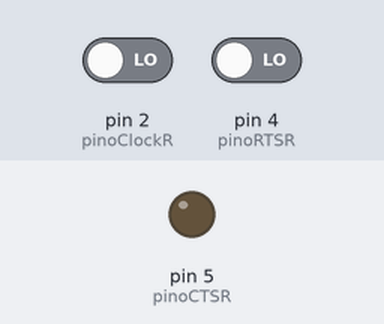
Bench run of a sketch on a simulated Arduino Uno, built with avr-gcc and run on an emulated ATmega328P. On the bench: output pins drawn as LEDs (lit = HIGH). The test bench sets the inputs (shaded band); at power-on: pin 4 (pinoRTSR) LOW, pin 2 (pinoClockR) LOW. What the sketch prints to the serial monitor is not drawn.

Above: at 1.2 s.
1.3 s: pin 4 (pinoRTSR) driven HIGH
At 1.9 s:
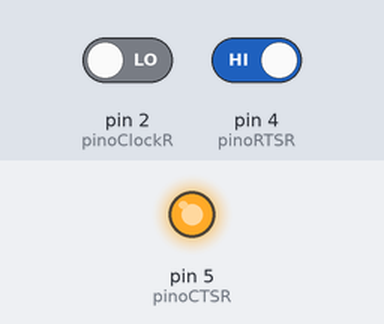
2.8 s: pin 4 (pinoRTSR) driven LOW
At 3.6 s:
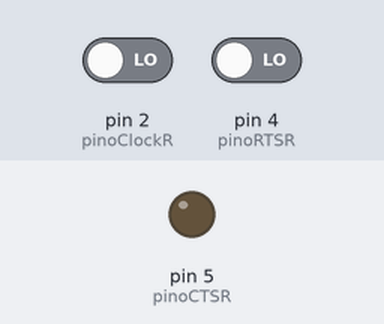
Timing chart, 0 to 5.8 s (numbered marks = the images above; inputs shaded):
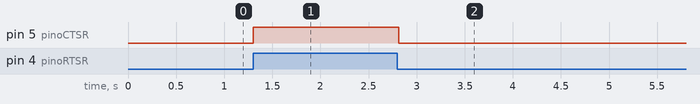

Measured:
- after the input at 1.3 s, pin 5 (pinoCTSR): LOW → HIGH at once
- after the input at 2.8 s, pin 5 (pinoCTSR): HIGH → LOW at once

The sketch:

Receptor.ino
```cpp
// ==========================================
// TRABALHO REALIZADO POR:
// Adhemar Molon Neto
// Jorge Augusto Salgado Salhani
// Laura Neri Thomaz da Silva
//
// LINK DO VÍDEO DE APRESENTAÇÃO:
// https://youtu.be/5XR75sju2yo
//
// REPOSITORIO GITHUB:
// https://github.com/jorgesalhani/computerNetworksTeam
// ==========================================

#include "Temporizador.h" // Incluído por padronização, embora não seja estritamente necessário para o Receptor Paridade Par neste protocolo específico.

// ==========================================
// CÓDIGO DO RECEPTOR (Paridade Par)
// ==========================================
const int pinoClockR = 2;  // Pino 2 (Usa a Interrupção Externa 0 no Uno)
const int pinoRTSR   = 4;  // Recebe o sinal RTS do Emissor
const int pinoCTSR   = 5;  // Envia o sinal CTS para o Emissor
const int pinoRXR    = 13; // Recebe os dados bit a bit (Obrigatório)

// Variáveis voláteis, pois são modificadas dentro da rotina de interrupção (ISR)
volatile byte dadoRecebido = 0;
volatile byte paridadeRecebida = 0;
volatile int bitAtualR = 0;
volatile bool recebendo = false;

void setup() {
  Serial.begin(9600);

  // Configuração das portas
  pinMode(pinoClockR, INPUT);
  pinMode(pinoRTSR, INPUT);
  pinMode(pinoCTSR, OUTPUT);
  pinMode(pinoRXR, INPUT);

  // Estado inicial de repouso (Receptor não está pronto ainda)
  digitalWrite(pinoCTSR, LOW);

  // Atrela a função leBitISR para ser disparada toda vez que o sinal de Clock for de 0 para 1 (RISING = borda de subida)
  attachInterrupt(digitalPinToInterrupt(pinoClockR), leBitISR, RISING);

  Serial.println("=====================================");
  Serial.println("Receptor (Paridade Par) Iniciado");
  Serial.println("Aguardando conexao...");
  Serial.println("=====================================");
}

void loop() {
  // PASSO 1 e 2: Verifica se o Emissor levantou o RTS (pediu para falar) e se não estamos no meio de uma recepção
  if (digitalRead(pinoRTSR) == HIGH && !recebendo) {
    recebendo = true;
    dadoRecebido = 0;
    bitAtualR = 0;

    // Responde ao Emissor: "Estou pronto!"
    digitalWrite(pinoCTSR, HIGH);
    Serial.println("\n[Handshake] RTS detectado. Respondendo CTS = 1.");
    Serial.println("[Handshake] Recebendo dados...");

    // PASSO 5: Aguarda os dados chegarem via interrupção. O laço fica "preso" aqui enquanto o Emissor mantiver o RTS em HIGH.
    while (digitalRead(pinoRTSR) == HIGH) {
      // Loop ocioso aguardando a transmissão finalizar
    }

    // PASSO 6: O Emissor baixou o RTS, sinalizando o fim da transmissão.
    Serial.println("[Handshake] RTS baixou. Fim da recepcao.");

    // PASSO 6.1: Valida a paridade do pacote recém-chegado e exibe o resultado
    verificarParidadeEImprimir();

    // PASSO 7: Encerra o ciclo de Handshake baixando o CTS
    digitalWrite(pinoCTSR, LOW);
    recebendo = false;
  }
}

// ==========================================
// ROTINA DE INTERRUPÇÃO (Clock do Emissor)
// ==========================================
void leBitISR() {
  // Executa apenas se o Handshake estiver ativo e ainda não recebemos os 9 bits
  if (recebendo && bitAtualR < 9) {
    int valorBit = digitalRead(pinoRXR); // Lê o estado do pino 13

    if (bitAtualR < 8) {
      // Reconstrói o byte de dados (os 8 primeiros bits)
      bitWrite(dadoRecebido, bitAtualR, valorBit);
    } else {
      // O nono bit (índice 8) é o bit de paridade
      paridadeRecebida = valorBit;
    }
    bitAtualR++;
  }
}

// ==========================================
// CONTROLE DE ERROS (Paridade Par)
// ==========================================
void verificarParidadeEImprimir() {
  int contadorDeUns = 0;

  // Conta o número de bits em nível lógico '1' nos dados
  for (int i = 0; i < 8; i++) {
    if (bitRead(dadoRecebido, i) == 1) {
      contadorDeUns++;
    }
  }

  // Adiciona o bit de paridade à contagem total
  if (paridadeRecebida == 1) {
    contadorDeUns++;
  }

  // Se a quantidade total de bits '1' for par, a transmissão foi bem sucedida
  if (contadorDeUns % 2 == 0) {
    Serial.print(">>> Sucesso! Caractere recebido: ");
    Serial.println((char)dadoRecebido);
  } else {
    Serial.print(">>> Erro de Paridade! Pacote corrompido. Dado incorreto: ");
    Serial.println((char)dadoRecebido);
  }
}
```

Temporizador.h
```cpp
void configuraTemporizador(int baud_rate){
  int frequencia;
  frequencia = constrain(baud_rate,1,1500);
  //set timer1 interrupt
  TCCR1A = 0;// set entire TCCR1A register to 0
  TCCR1B = 0;// same for TCCR1B
  TCNT1  = 0;//initialize counter value to 0
  //OCR1A = contador;// = (16*10^6) / (10*1024) - 1 (must be <65536)
  OCR1A = ((16 * pow(10,6))/(1024*frequencia)) - 1;
  // turn on CTC mode (clear time on compare)
  TCCR1B |= (1 << WGM12);
  // Turn T1 off
  TCCR1B &= 0xF8;
  // Disable interrupts
  TIMSK1 = 0;
  TIFR1 = 0;
}

void iniciaTemporizador(){
  Serial.println("T1 iniciado");
  TCNT1 = 0;//initialize counter value to 0
  TIFR1 = 0;
  // enable timer compare interrupt
  TIMSK1 |= (1 << OCIE1A);
  // Set CS10 and CS12 bits for 1024 prescaler
  TCCR1B |= (1 << CS12) | (1 << CS10);
}

void paraTemporizador(){
  Serial.println("T1 parado");
    // Turn T1 off
  TCCR1B &= 0xF8;
  TIMSK1 = 0;
}
```
